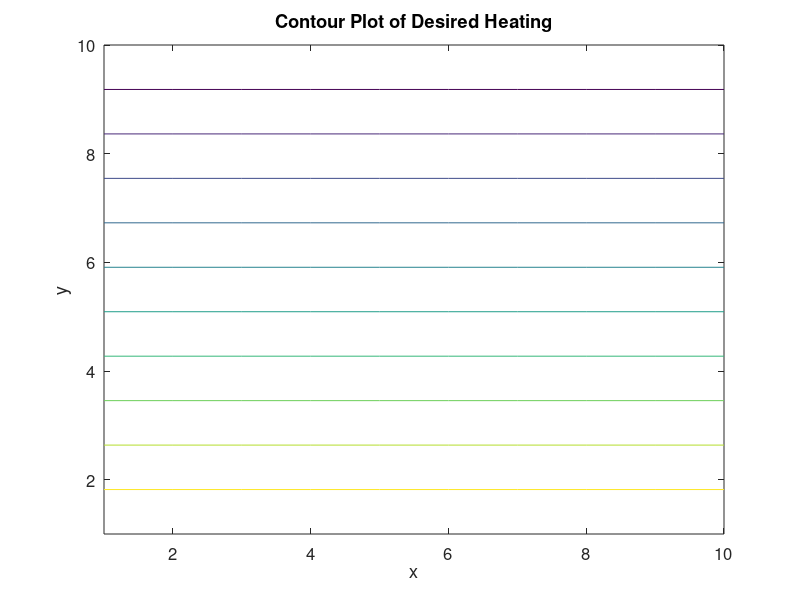

Write the MATLAB code that produced this figure. (Note: this script raises an error after producing the figure.)
%% Getting XY Data from a solution
voltage = 115;

%% The number of squares along one edge
sizeSquare = 10;

%% Tolerance for iteration termination
tolerance = 1e-16;

%% Initial thickness guess, (uniform)
i_thickness = 3.78e-8*ones(sizeSquare, sizeSquare);

%% Desired surcace heating of the global window in matrix form
% load('actual_watt_density_global.mat');
% qjDes = actual_watt_density_global./0.0254^2;
qjDes = 3000:-2000/9:1000;
qjDes = [qjDes' qjDes' qjDes' qjDes' qjDes' qjDes' qjDes' qjDes' qjDes' qjDes'];

figure(1);
contour(qjDes);
set(gca, 'FontSize', 12);
xlabel('x');
ylabel('y');
title('Contour Plot of Desired Heating');
contourcbar;


figure(2);
image(i_thickness);
set(gca, 'FontSize', 12);
xlabel('x');
ylabel('y');
title('Contour Plot of Initial Thickness');


%% Initial call to jouleHeater to get a matrix of thicknesses and surface joule heating
[out_thickness, qj, gradv] = jouleHeater(sizeSquare,voltage, i_thickness, qjDes);
fprintf('The watt density is \n');
disp(qj)

figure(3);
contour(out_thickness);
set(gca, 'FontSize', 12);
xlabel('x');
ylabel('y');
title('Contour Plot of Iteration 1 Thickness Profile');
contourcbar;


%% Initial error calculation
err = abs(sum(sum(out_thickness - i_thickness)));
fprintf('The applied voltage is %d V \n', voltage)
fprintf('The desired watt density is \n')
disp(qjDes)

i = 0;

%% Iterations terminate if error drops below tolerance
while(err > tolerance)
   % count iterations
   i = i + 1;
   
   % update input thickness to be previous iterations output thickness
   i_thickness = out_thickness;
   
   % call to jouleHeater to solve for new thicknesses
   [out_thickness, qj, gradv] = jouleHeater(sizeSquare,voltage, i_thickness, qjDes);
   
   % recalculate the error between thickness iterations currently looking 
   % at the sum of all the entries in the matrix as our metric
   err = abs(sum(sum(out_thickness - i_thickness)));
   fprintf('Iteration %d \n', i);
   fprintf('This is the error %d\n', err);
   fprintf('The thickness is \n');
   disp(out_thickness);
   fprintf('The watt density is \n');
   disp(qj)
   pause
end
